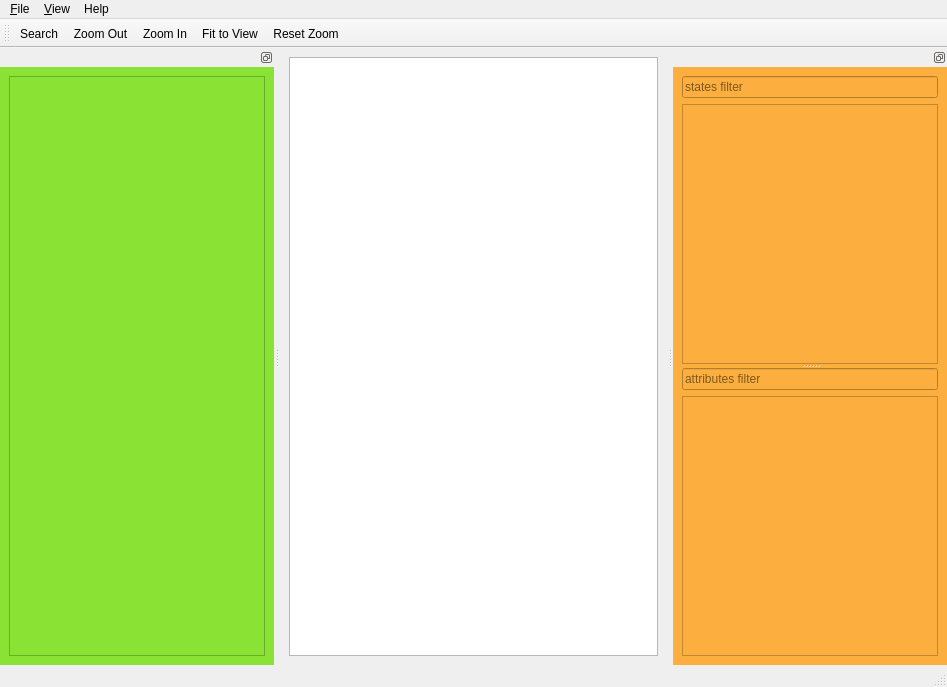
<?xml version="1.0" encoding="UTF-8"?>
<ui version="4.0">
 <class>MainWindow</class>
 <widget class="QMainWindow" name="hsm_ide">
  <property name="geometry">
   <rect>
    <x>0</x>
    <y>0</y>
    <width>947</width>
    <height>687</height>
   </rect>
  </property>
  <property name="minimumSize">
   <size>
    <width>400</width>
    <height>400</height>
   </size>
  </property>
  <property name="windowTitle">
   <string>HSM IDE</string>
  </property>
  <widget class="QWidget" name="centralwidget">
   <property name="sizePolicy">
    <sizepolicy hsizetype="Preferred" vsizetype="Preferred">
     <horstretch>0</horstretch>
     <verstretch>0</verstretch>
    </sizepolicy>
   </property>
   <layout class="QVBoxLayout" name="verticalLayout_3">
    <property name="spacing">
     <number>6</number>
    </property>
    <item>
     <widget class="HsmGraphicsView" name="mainView"/>
    </item>
   </layout>
  </widget>
  <widget class="QMenuBar" name="menubar">
   <property name="geometry">
    <rect>
     <x>0</x>
     <y>0</y>
     <width>947</width>
     <height>22</height>
    </rect>
   </property>
   <widget class="QMenu" name="menuFile">
    <property name="title">
     <string>&amp;File</string>
    </property>
    <widget class="QMenu" name="menuFileRecentHSM">
     <property name="title">
      <string>Recent HSM</string>
     </property>
    </widget>
    <addaction name="actionOpenHsm"/>
    <addaction name="menuFileRecentHSM"/>
    <addaction name="separator"/>
    <addaction name="actionSettings"/>
    <addaction name="separator"/>
    <addaction name="actionQuit"/>
   </widget>
   <widget class="QMenu" name="menuView">
    <property name="title">
     <string>&amp;View</string>
    </property>
    <addaction name="separator"/>
    <addaction name="actionZoomIn"/>
    <addaction name="actionZoomOut"/>
    <addaction name="actionResetZoom"/>
    <addaction name="actionFitToView"/>
   </widget>
   <widget class="QMenu" name="menuHelp">
    <property name="title">
     <string>Help</string>
    </property>
    <addaction name="actionShowOnlineHelp"/>
    <addaction name="actionAbout"/>
   </widget>
   <addaction name="menuFile"/>
   <addaction name="menuView"/>
   <addaction name="menuHelp"/>
  </widget>
  <widget class="QStatusBar" name="statusbar"/>
  <widget class="QToolBar" name="toolBar">
   <property name="windowTitle">
    <string>toolBar</string>
   </property>
   <property name="movable">
    <bool>true</bool>
   </property>
   <attribute name="toolBarArea">
    <enum>TopToolBarArea</enum>
   </attribute>
   <attribute name="toolBarBreak">
    <bool>false</bool>
   </attribute>
   <addaction name="actionSearch"/>
   <addaction name="actionZoomOut"/>
   <addaction name="actionZoomIn"/>
   <addaction name="actionFitToView"/>
   <addaction name="actionResetZoom"/>
  </widget>
  <widget class="QDockWidget" name="dockHsmStructure">
   <property name="styleSheet">
    <string notr="true">background-color: rgb(252, 175, 62);</string>
   </property>
   <property name="features">
    <set>QDockWidget::DockWidgetFloatable|QDockWidget::DockWidgetMovable</set>
   </property>
   <attribute name="dockWidgetArea">
    <number>2</number>
   </attribute>
   <widget class="QWidget" name="dockWidgetContents_2">
    <layout class="QVBoxLayout" name="verticalLayout_4">
     <item>
      <widget class="QSplitter" name="splitter">
       <property name="orientation">
        <enum>Qt::Vertical</enum>
       </property>
       <widget class="QWidget" name="layoutWidget">
        <layout class="QVBoxLayout" name="layoutStatesTree">
         <item>
          <widget class="QLineEdit" name="filterState">
           <property name="inputMask">
            <string/>
           </property>
           <property name="text">
            <string/>
           </property>
           <property name="placeholderText">
            <string>states filter</string>
           </property>
          </widget>
         </item>
         <item>
          <widget class="QTreeView" name="statesTree"/>
         </item>
        </layout>
       </widget>
       <widget class="QWidget" name="layoutWidget">
        <layout class="QVBoxLayout" name="layoutItemAttributes">
         <item>
          <widget class="QLineEdit" name="filterItemProperties">
           <property name="placeholderText">
            <string>attributes filter</string>
           </property>
          </widget>
         </item>
         <item>
          <widget class="QTreeView" name="itemProperties"/>
         </item>
        </layout>
       </widget>
      </widget>
     </item>
    </layout>
   </widget>
  </widget>
  <widget class="QDockWidget" name="dockHsmElements">
   <property name="styleSheet">
    <string notr="true">background-color: rgb(138, 226, 52);</string>
   </property>
   <property name="features">
    <set>QDockWidget::DockWidgetFloatable|QDockWidget::DockWidgetMovable</set>
   </property>
   <attribute name="dockWidgetArea">
    <number>1</number>
   </attribute>
   <widget class="QWidget" name="dockWidgetContents_4">
    <layout class="QVBoxLayout" name="verticalLayout">
     <item>
      <widget class="HsmElementsList" name="listHsmElements">
       <property name="editTriggers">
        <set>QAbstractItemView::NoEditTriggers</set>
       </property>
       <property name="showDropIndicator" stdset="0">
        <bool>false</bool>
       </property>
       <property name="dragEnabled">
        <bool>false</bool>
       </property>
       <property name="dragDropMode">
        <enum>QAbstractItemView::DragDrop</enum>
       </property>
       <property name="defaultDropAction">
        <enum>Qt::IgnoreAction</enum>
       </property>
       <property name="iconSize">
        <size>
         <width>50</width>
         <height>50</height>
        </size>
       </property>
       <property name="flow">
        <enum>QListView::TopToBottom</enum>
       </property>
       <property name="layoutMode">
        <enum>QListView::Batched</enum>
       </property>
       <property name="viewMode">
        <enum>QListView::IconMode</enum>
       </property>
       <property name="modelColumn">
        <number>0</number>
       </property>
       <property name="itemAlignment">
        <set>Qt::AlignHCenter</set>
       </property>
      </widget>
     </item>
    </layout>
   </widget>
  </widget>
  <action name="actionOpenHsm">
   <property name="text">
    <string>Open HSM</string>
   </property>
   <property name="toolTip">
    <string>Open HSM</string>
   </property>
   <property name="shortcut">
    <string>Ctrl+O</string>
   </property>
  </action>
  <action name="actionSearch">
   <property name="checkable">
    <bool>true</bool>
   </property>
   <property name="text">
    <string>Search</string>
   </property>
   <property name="shortcut">
    <string>Ctrl+F</string>
   </property>
  </action>
  <action name="actionZoomIn">
   <property name="text">
    <string>Zoom In</string>
   </property>
   <property name="shortcut">
    <string>Ctrl+=</string>
   </property>
  </action>
  <action name="actionZoomOut">
   <property name="text">
    <string>Zoom Out</string>
   </property>
   <property name="shortcut">
    <string>Ctrl+-</string>
   </property>
  </action>
  <action name="actionResetZoom">
   <property name="text">
    <string>Reset Zoom</string>
   </property>
   <property name="shortcut">
    <string>Ctrl+0</string>
   </property>
  </action>
  <action name="actionFitToView">
   <property name="text">
    <string>Fit to View</string>
   </property>
   <property name="shortcut">
    <string>Ctrl+Shift+0</string>
   </property>
  </action>
  <action name="actionSettings">
   <property name="text">
    <string>Settings</string>
   </property>
  </action>
  <action name="actionQuit">
   <property name="text">
    <string>Quit</string>
   </property>
  </action>
  <action name="actionGoToFrame">
   <property name="text">
    <string>Go to Frame</string>
   </property>
   <property name="shortcut">
    <string>Ctrl+G</string>
   </property>
  </action>
  <action name="actionShowOnlineHelp">
   <property name="text">
    <string>Project Wiki</string>
   </property>
  </action>
  <action name="actionAbout">
   <property name="text">
    <string>&amp;About</string>
   </property>
  </action>
 </widget>
 <customwidgets>
  <customwidget>
   <class>HsmGraphicsView</class>
   <extends>QGraphicsView</extends>
   <header>widgets/HsmGraphicsView.hpp</header>
  </customwidget>
  <customwidget>
   <class>HsmElementsList</class>
   <extends>QListWidget</extends>
   <header>widgets/HsmElementsList.hpp</header>
  </customwidget>
 </customwidgets>
 <resources/>
 <connections>
  <connection>
   <sender>actionQuit</sender>
   <signal>triggered()</signal>
   <receiver>hsm_ide</receiver>
   <slot>close()</slot>
   <hints>
    <hint type="sourcelabel">
     <x>-1</x>
     <y>-1</y>
    </hint>
    <hint type="destinationlabel">
     <x>430</x>
     <y>307</y>
    </hint>
   </hints>
  </connection>
 </connections>
</ui>
